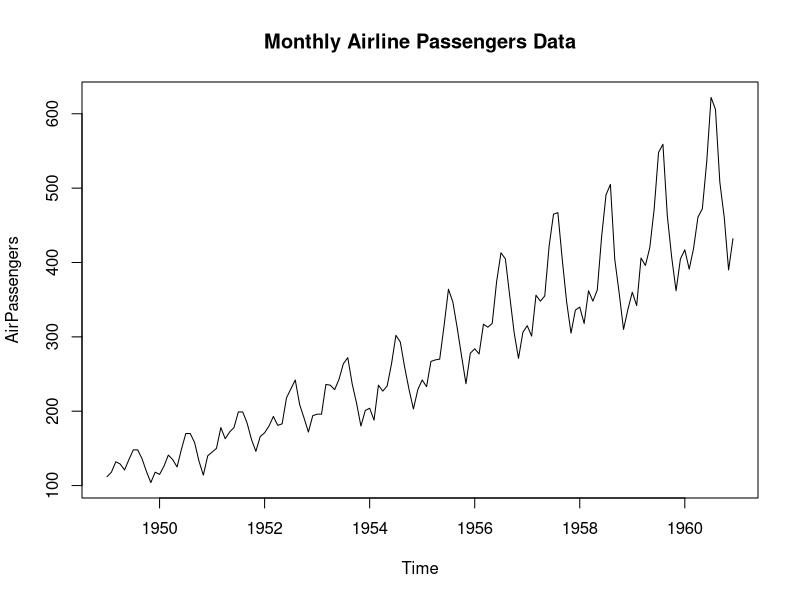
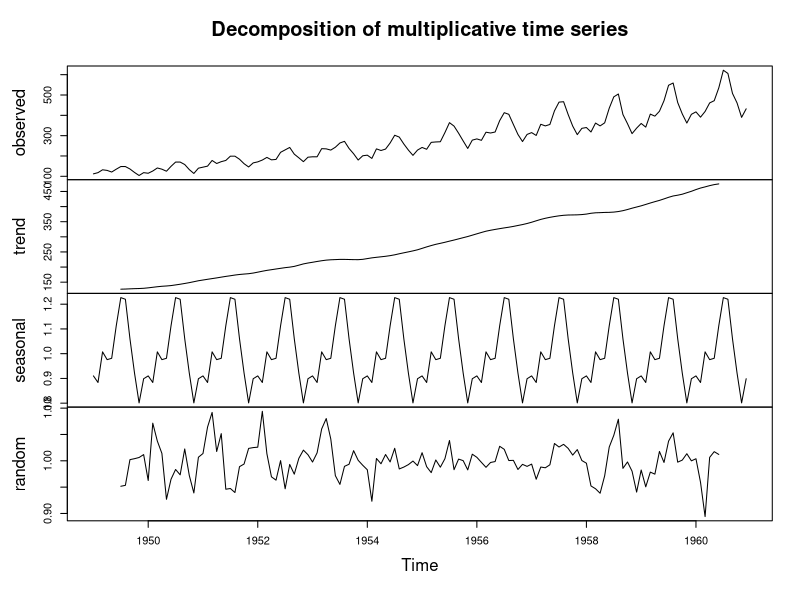
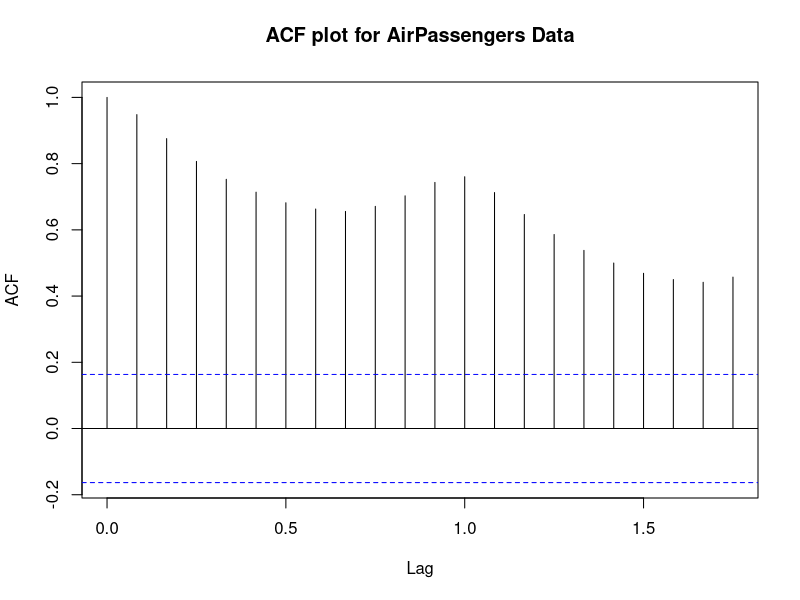
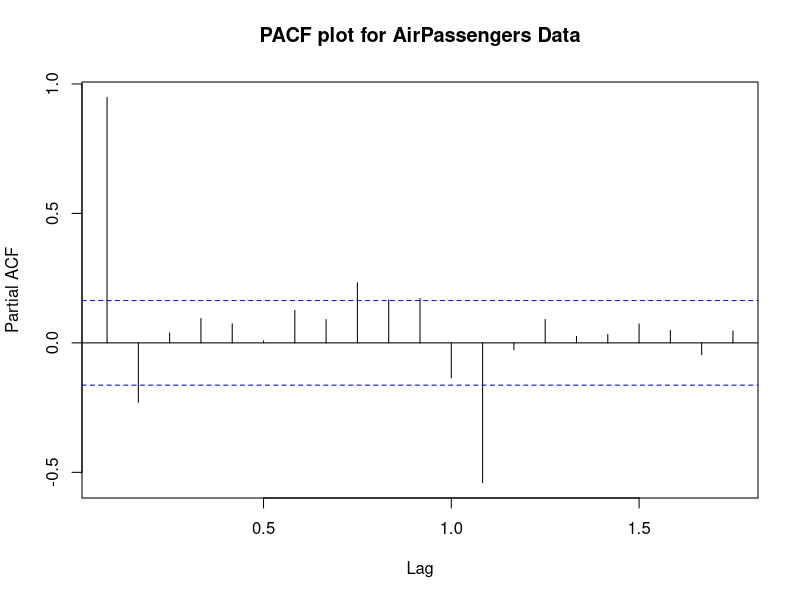
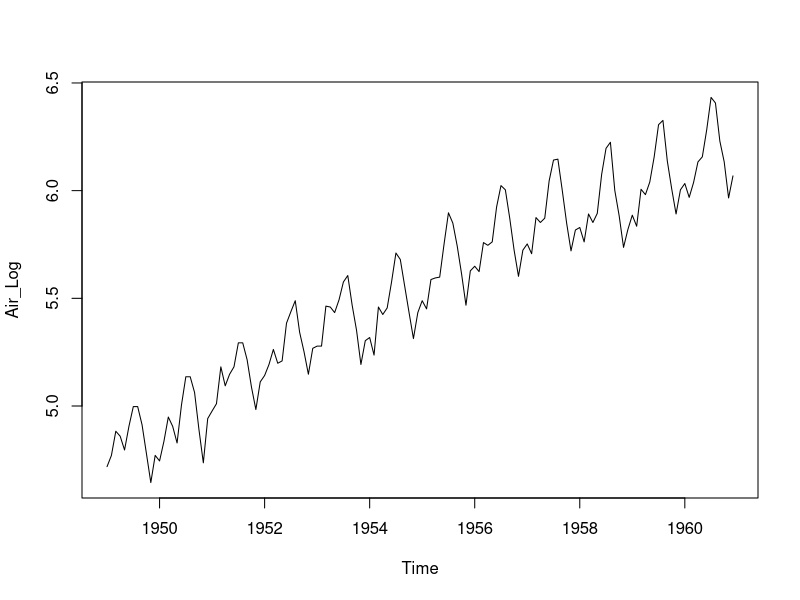
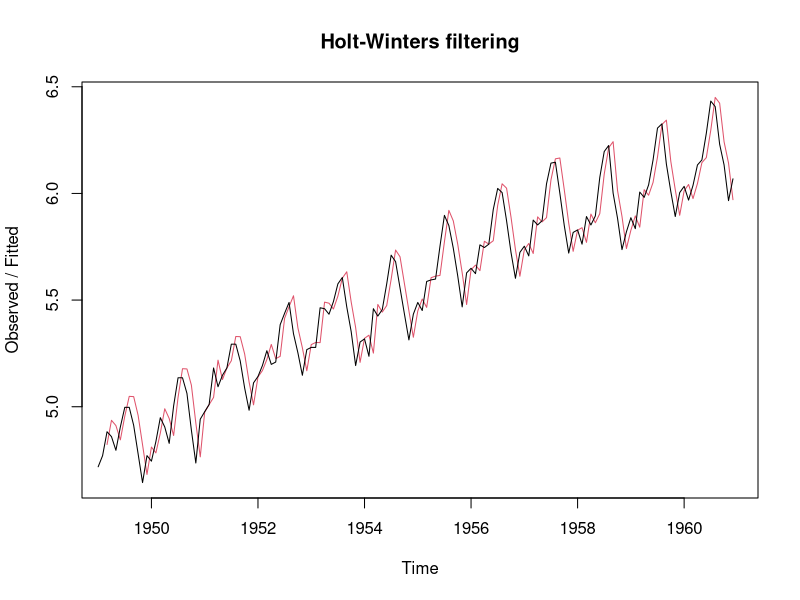
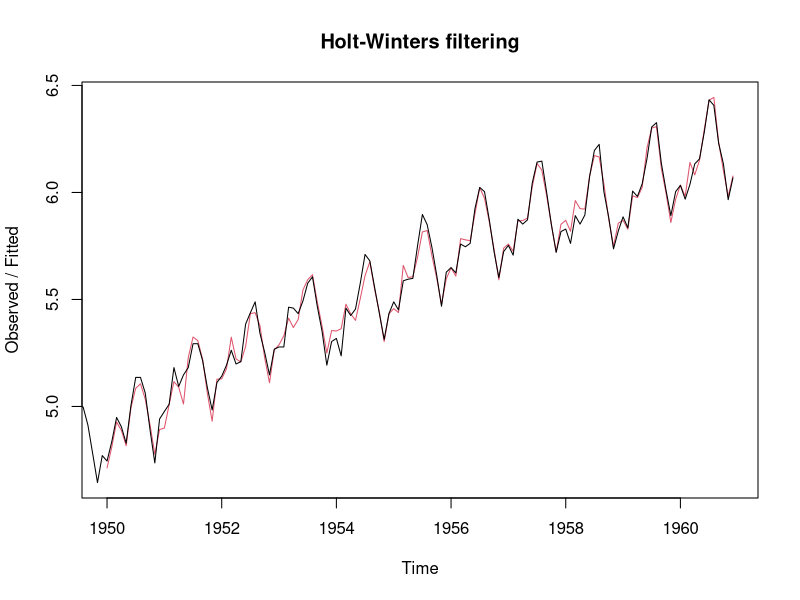
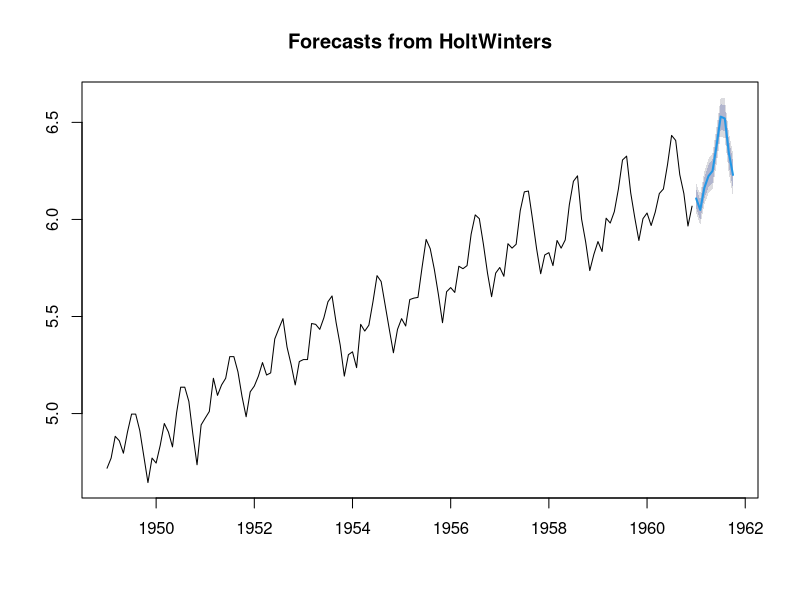

These figures' R source, in order:
rm(list = ls(all = TRUE))

library(tseries)
library(forecast)
library(TTR)
library(lmtest)

# Step 1: Data Calling
data("AirPassengers")
AirPassengers

plot(AirPassengers,
     main = "Monthly Airline Passengers Data")

# Step 2: Time Series Decomposition
AirPassengers_decompose <- decompose(AirPassengers, type = "multiplicative")
AirPassengers_decompose
plot(AirPassengers_decompose)

# Step 3: Checking Stationarity and Non-stationarity
acf(AirPassengers,
    main = "ACF plot for AirPassengers Data")

pacf(AirPassengers,
     main = "PACF plot for AirPassengers Data")

kpss.test(AirPassengers)

# Step 4: Using Transformation
Air_Log <- log(AirPassengers)
plot(Air_Log)

# Step 5: Model Identification

# Double Exponential Smoothing (No Seasonality)
AirPassengers_Holtwinter2 <- HoltWinters(log(AirPassengers), gamma = FALSE)
AirPassengers_Holtwinter2
AirPassengers_Holtwinter2$SSE
plot(AirPassengers_Holtwinter2)

# Triple Exponential Smoothing (Holt-Winters with Seasonality)
AirPassengers_Holtwinter3 <- HoltWinters(log(AirPassengers))
AirPassengers_Holtwinter3
AirPassengers_Holtwinter3$SSE
plot(AirPassengers_Holtwinter3)

# Step 6: Model Estimation
AirPassengers_Holtwinter3 <- HoltWinters(log(AirPassengers))
AirPassengers_Holtwinter3

# Step 7: Forecasting using Triple Exponential Smoothing
ForecastFinal <- forecast(AirPassengers_Holtwinter3, h = 10)
ForecastFinal
plot(ForecastFinal)

# Comparison Forecast (Double Smoothing)
ForecastDummy <- forecast(AirPassengers_Holtwinter2, h = 10)
plot(ForecastDummy)
